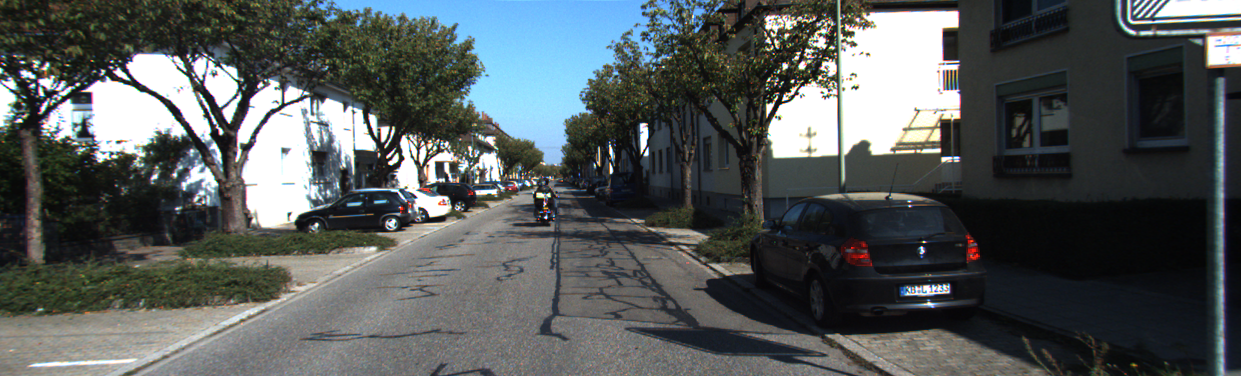
//> input picture SLAM_Demo/Frontend/Features/000000.png, 1241 x 376 px
$ ./OpenCV_Edge   (built with g++ and OpenCV 4)
//> lines starting //> are read from the running program, lines starting //| are printed output that depends on the picture
//
// Created by Robotics_qi on 2021/2/3.
//

#include "opencv2/highgui.hpp"
#include "opencv2/imgproc.hpp"
#include "opencv2/imgcodecs.hpp"
#include "opencv2/core/utility.hpp"


#include <stdio.h>

using namespace cv;
using namespace std;


int main( int argc, const char** argv )
{
    std::string img_address = "/Users/robotics_qi/SLAM_Basics/SLAM_Demo/Frontend/Features/000000.png";
    cv::Mat image_src = imread(img_address, IMREAD_COLOR);
//> image_src is the input picture: 376 rows x 1241 cols, CV_8UC3; mean B, G, R 89.8, 89.7, 84.4
    cv::Mat image_copy = image_src; cv::Mat out;

    cv::namedWindow("原图");
    cv::imshow("原图", image_src);

    //!@brief 适用于OpenCV3以上版本的Canny检测算法
    cv::Mat dst, edge, gray;
    // 创建和image_src相同的图像矩阵
    dst.create(image_src.size(), image_src.type());
    // 将原图转换成灰度
    cv::cvtColor(image_src, gray, cv::COLOR_RGB2GRAY);
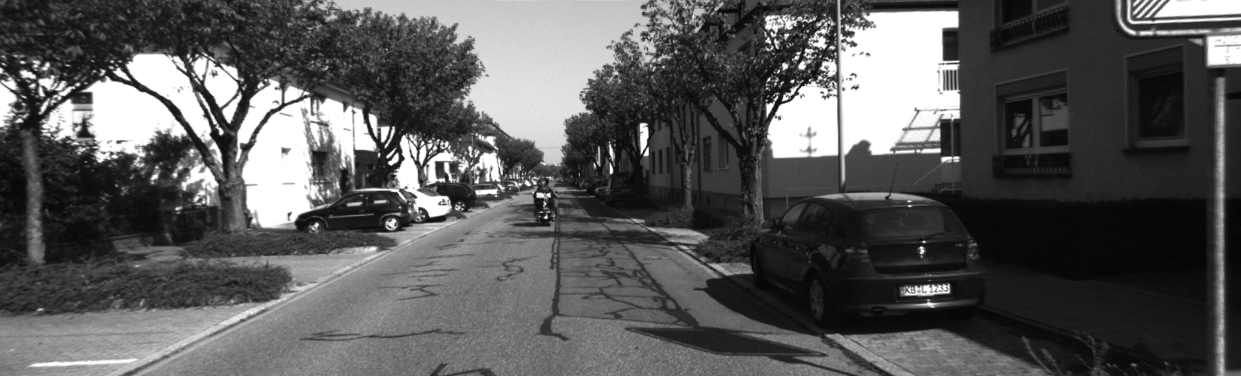
//> gray: 376 rows x 1241 cols, CV_8UC1; min 4, max 255, mean 89.1
    // 滤波
    cv::blur(gray, edge, cv::Size(3, 3));
    cv::Canny(edge, out, 15, 10);
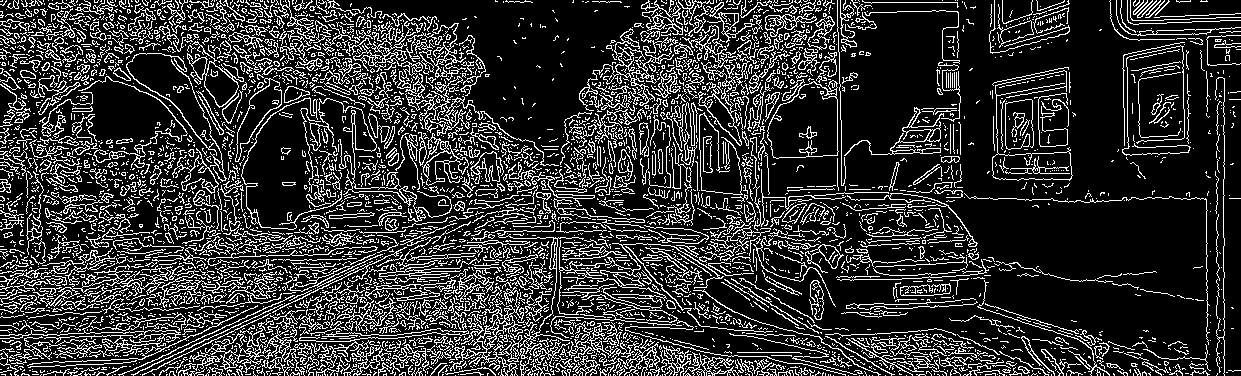
//> out: 376 rows x 1241 cols, CV_8UC1; 20% white in thin lines or dots

    dst = cv::Scalar::all(0);
    image_src.copyTo(dst, out);
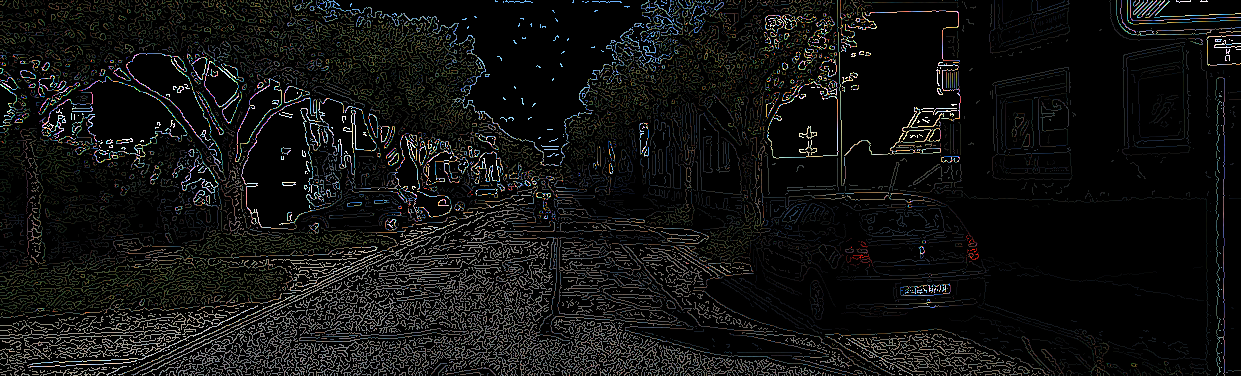
//> dst: 376 rows x 1241 cols, CV_8UC3; mean B, G, R 17, 17.7, 17.1
    cv::namedWindow("Canny Feature");
    cv::imshow("Canny Feature", out);
    cv::waitKey();
    return 0;
}

$ run again, with SLAM_Demo/Frontend/Features/000888.png copied over SLAM_Demo/Frontend/Features/000000.png
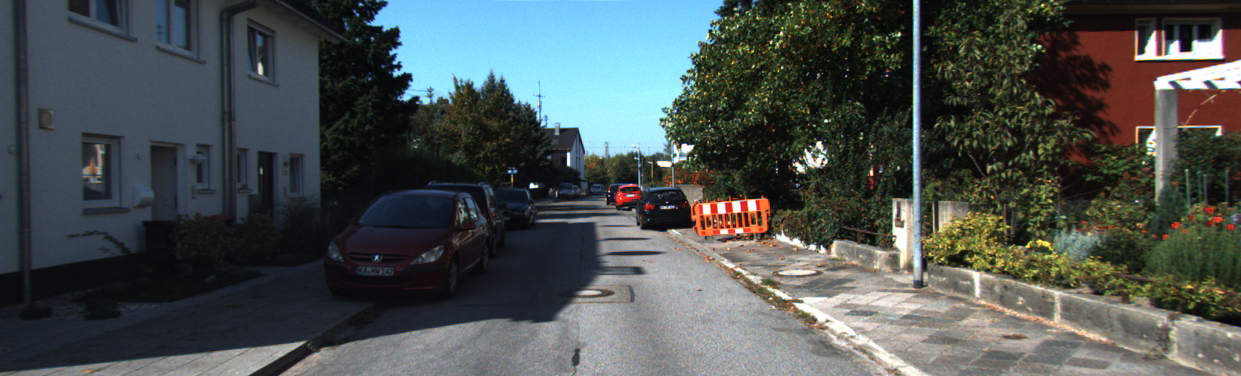
//> input picture SLAM_Demo/Frontend/Features/000888.png, 1241 x 376 px
//> image_src is the input picture: 376 rows x 1241 cols, CV_8UC3; mean B, G, R 81.7, 82.2, 75.6
//> `cv::Canny(edge, out, 15, 10);`:
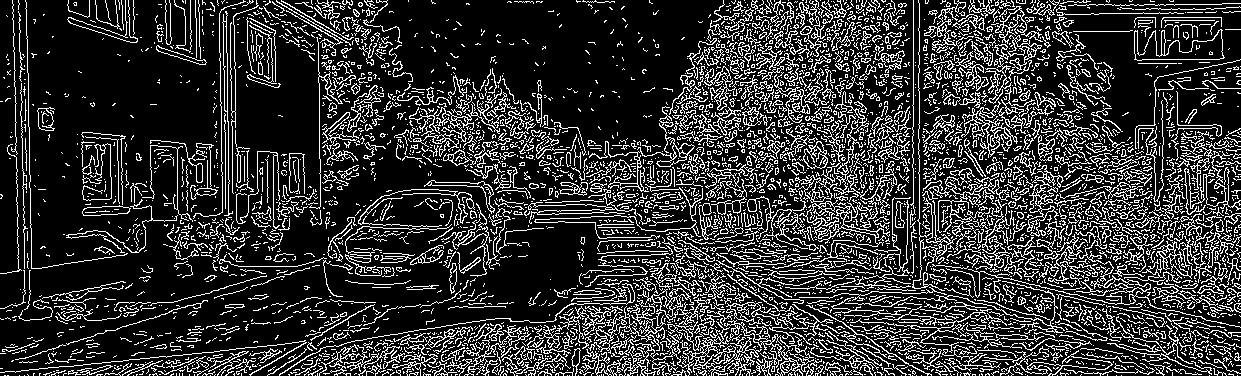
//> out: 376 rows x 1241 cols, CV_8UC1; 20.2% white in thin lines or dots
//> `image_src.copyTo(dst, out);`:
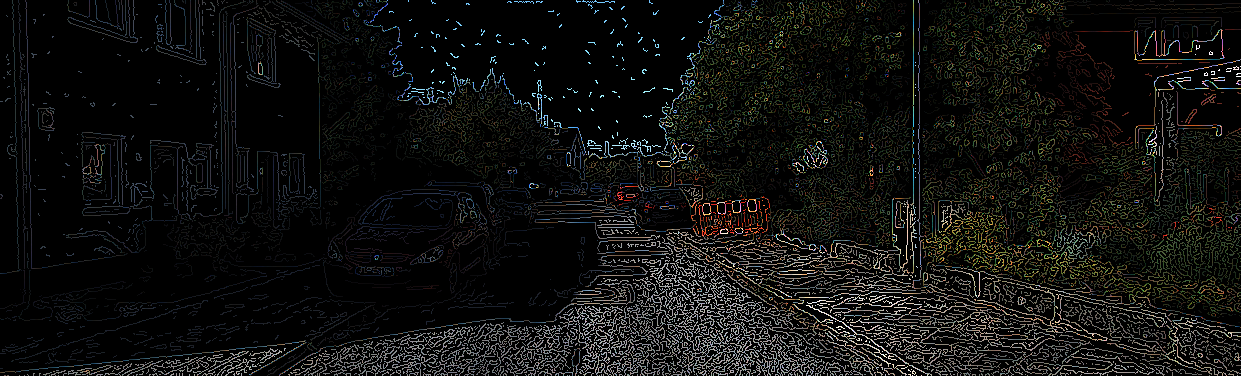
//> dst: 376 rows x 1241 cols, CV_8UC3; mean B, G, R 15.2, 16.7, 16.4

$ run again, with SLAM_Demo/Frontend/Features/000896.png copied over SLAM_Demo/Frontend/Features/000000.png
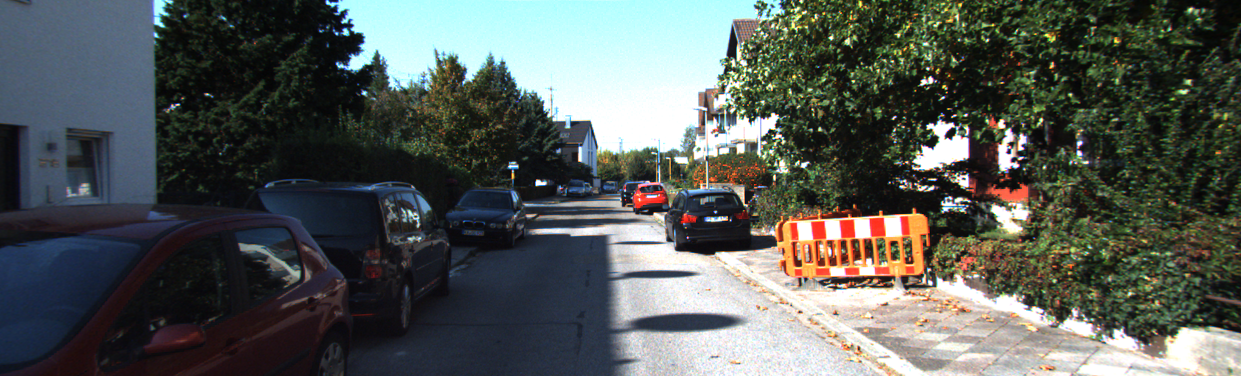
//> input picture SLAM_Demo/Frontend/Features/000896.png, 1241 x 376 px
//> image_src is the input picture: 376 rows x 1241 cols, CV_8UC3; mean B, G, R 86.7, 90.5, 85.3
//> `cv::Canny(edge, out, 15, 10);`:
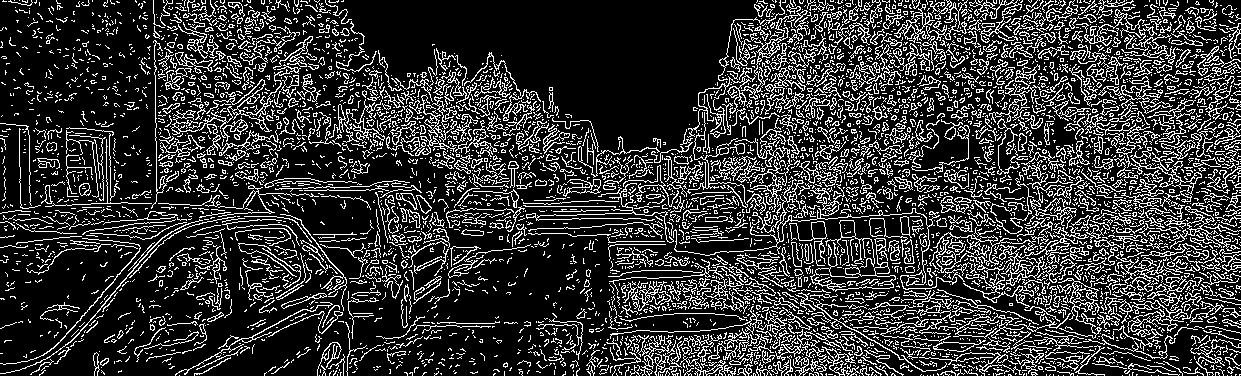
//> out: 376 rows x 1241 cols, CV_8UC1; 20.7% white in thin lines or dots
//> `image_src.copyTo(dst, out);`:
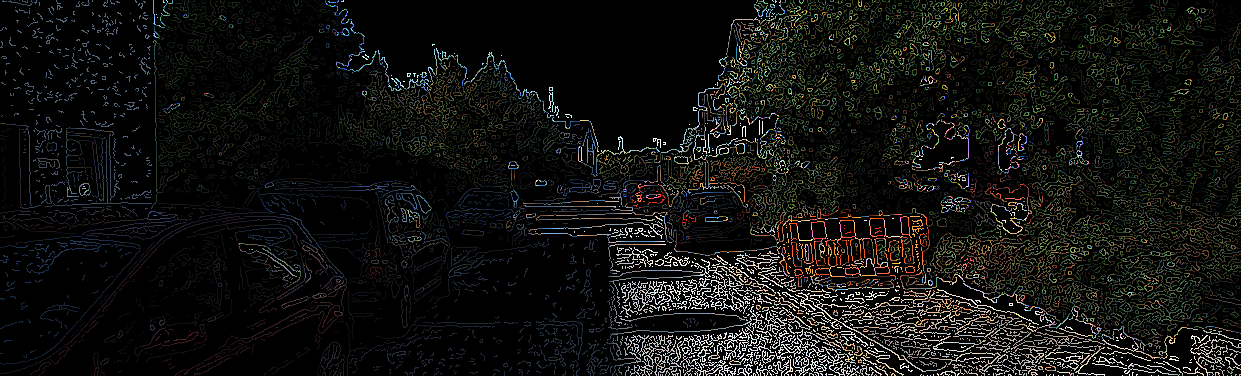
//> dst: 376 rows x 1241 cols, CV_8UC3; mean B, G, R 15.8, 17.8, 17.5
